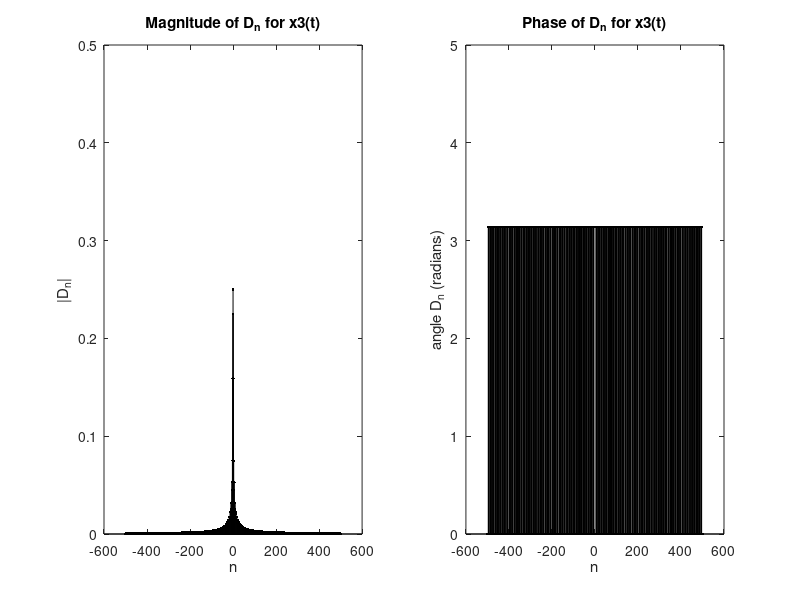

This chart was generated by the following MATLAB code:
%% A3 x1
n = [-3,-1,1,3]; 
D_n = [1/2, 1/4, 1/2, 1/4];

subplot(1,2,1); 
stem(n,abs(D_n),'.k');
xlabel('n'); 
ylabel('|D_n|');
title('Magnitude of D_n x1(t)')
ylim([0,1]);

subplot(1,2,2); 
stem(n,angle(D_n),'.k');
xlabel('n'); 
ylabel('angle D_n (radians)');
title('Phase of D_n x1(t)');
%% A3 x2
n = (-10:10); 
D_n(n==0) = 0.5; 
D_n(n~=0) = sin(pi/2 .* n(n~=0))./(pi .* n(n~=0));


subplot(1,2,1); 
stem(n,abs(D_n),'.k');
xlabel('n'); 
ylabel('|D_n|');
title('Magnitude of D_n for x2(t)')
ylim([0,0.75]);


subplot(1,2,2); 
stem(n,angle(D_n),'.k');
xlabel('n'); 
ylabel('angle D_n (radians)');
title('Phase of D_n for x2(t)')
ylim([0,5]);
%% A3 x3
n = (-10:10); 
D_n(n==0) = 0.25; 
D_n(n~=0) = sin(pi/4 .* n(n~=0))./(pi .* n(n~=0));


subplot(1,2,1); 
stem(n,abs(D_n),'.k'); %absolute value
xlabel('n'); 
ylabel('|D_n|');
title('Magnitude of D_n for x3(t)')
ylim([0,0.5]);


subplot(1,2,2); 
stem(n,angle(D_n),'.k'); %angle value 
xlabel('n'); 
ylabel('angle D_n (radians)');
title('Phase of D_n for x3(t)')
ylim([-0,5]);
%% A4 x1
% a)
n = (-5:5); 
D_n = 0.5.*(abs(n) == 3) + 0.25.*(abs(n) == 1);

subplot(1,2,1); 
stem(n,abs(D_n),'.k');
xlabel('n'); 
ylabel('|D_n|');
title('Magnitude of D_n x1(t)')
ylim([0,1]);

subplot(1,2,2); 
stem(n,angle(D_n),'.k');
xlabel('n'); 
ylabel('angle D_n (radians)');
title('Phase of D_n x1(t)');

%% b)
n = (-20:20); 
D_n = 0.5.*(abs(n) == 3) + 0.25.*(abs(n) == 1);

subplot(1,2,1); 
stem(n,abs(D_n),'.k');
xlabel('n'); 
ylabel('|D_n|');
title('Magnitude of D_n x1(t)')
ylim([0,1]);

subplot(1,2,2); 
stem(n,angle(D_n),'.k');
xlabel('n'); 
ylabel('angle D_n (radians)');
title('Phase of D_n x1(t)');

%% c)
n = (-50:50); 
D_n = 0.5.*(abs(n) == 3) + 0.25.*(abs(n) == 1);

subplot(1,2,1); 
stem(n,abs(D_n),'.k');
xlabel('n'); 
ylabel('|D_n|');
title('Magnitude of D_n x1(t)')
ylim([0,1]);

subplot(1,2,2); 
stem(n,angle(D_n),'.k');
xlabel('n'); 
ylabel('angle D_n (radians)');
title('Phase of D_n x1(t)');

%% d)
n = (-500:500); 
D_n = 0.5.*(abs(n) == 3) + 0.25.*(abs(n) == 1);

subplot(1,2,1); 
stem(n,abs(D_n),'.k');
xlabel('n'); 
ylabel('|D_n|');
title('Magnitude of D_n x1(t)')
ylim([0,1]);

subplot(1,2,2); 
stem(n,angle(D_n),'.k');
xlabel('n'); 
ylabel('angle D_n (radians)');
title('Phase of D_n x1(t)');
%% A4 Part 2
%a)

n = (-5:5); 
D_n = zeros(size(n));
D_n(n==0) = 0.5; 
D_n(n~=0) = sin(pi/2 .* n(n~=0))./(pi .* n(n~=0));

subplot(1,2,1); 
stem(n,abs(D_n),'.k');
xlabel('n'); 
ylabel('|D_n|');
title('Magnitude of D_n for x2(t)')
ylim([0,0.75]);


subplot(1,2,2); 
stem(n,angle(D_n),'.k');
xlabel('n'); 
ylabel('angle D_n (radians)');
title('Phase of D_n for x2(t)')
ylim([0,5]);

%% b)
n = (-20:20); 
D_n = zeros(size(n));
D_n(n==0) = 0.5; 
D_n(n~=0) = sin(pi/2 .* n(n~=0))./(pi .* n(n~=0));

subplot(1,2,1); 
stem(n,abs(D_n),'.k');
xlabel('n'); 
ylabel('|D_n|');
title('Magnitude of D_n for x2(t)')
ylim([0,0.75]);


subplot(1,2,2); 
stem(n,angle(D_n),'.k');
xlabel('n'); 
ylabel('angle D_n (radians)');
title('Phase of D_n for x2(t)')
ylim([0,5]);

%% c)
n = (-50:50); 
D_n = zeros(size(n));
D_n(n==0) = 0.5; 
D_n(n~=0) = sin(pi/2 .* n(n~=0))./(pi .* n(n~=0));

subplot(1,2,1); 
stem(n,abs(D_n),'.k');
xlabel('n'); 
ylabel('|D_n|');
title('Magnitude of D_n for x2(t)')
ylim([0,0.75]);


subplot(1,2,2); 
stem(n,angle(D_n),'.k');
xlabel('n'); 
ylabel('angle D_n (radians)');
title('Phase of D_n for x2(t)')
ylim([0,5]);


%% d)
n = (-500:500); 
D_n = zeros(size(n));
D_n(n==0) = 0.5; 
D_n(n~=0) = sin(pi/2 .* n(n~=0))./(pi .* n(n~=0));

subplot(1,2,1); 
stem(n,abs(D_n),'.k');
xlabel('n'); 
ylabel('|D_n|');
title('Magnitude of D_n for x2(t)')
ylim([0,0.75]);


subplot(1,2,2); 
stem(n,angle(D_n),'.k');
xlabel('n'); 
ylabel('angle D_n (radians)');
title('Phase of D_n for x2(t)')
ylim([0,5]);
%% A4 Part 3
%a)
n = (-5:5); 
D_n = zeros(size(n));
D_n(n==0) = 0.25; 
D_n(n~=0) = sin(pi/4 .* n(n~=0))./(pi .* n(n~=0));


subplot(1,2,1); 
stem(n,abs(D_n),'.k');
xlabel('n'); 
ylabel('|D_n|');
title('Magnitude of D_n for x3(t)')
ylim([0,0.5]);


subplot(1,2,2); 
stem(n,angle(D_n),'.k');
xlabel('n'); 
ylabel('angle D_n (radians)');
title('Phase of D_n for x3(t)')
ylim([-0,5]);

%% b)
n = (-20:20); 
D_n = zeros(size(n));
D_n(n==0) = 0.25; 
D_n(n~=0) = sin(pi/4 .* n(n~=0))./(pi .* n(n~=0));


subplot(1,2,1); 
stem(n,abs(D_n),'.k');
xlabel('n'); 
ylabel('|D_n|');
title('Magnitude of D_n for x3(t)')
ylim([0,0.5]);


subplot(1,2,2); 
stem(n,angle(D_n),'.k');
xlabel('n'); 
ylabel('angle D_n (radians)');
title('Phase of D_n for x3(t)')
ylim([-0,5]);

%% c)
n = (-50:50); 
D_n = zeros(size(n));
D_n(n==0) = 0.25; 
D_n(n~=0) = sin(pi/4 .* n(n~=0))./(pi .* n(n~=0));


subplot(1,2,1); 
stem(n,abs(D_n),'.k');
xlabel('n'); 
ylabel('|D_n|');
title('Magnitude of D_n for x3(t)')
ylim([0,0.5]);


subplot(1,2,2); 
stem(n,angle(D_n),'.k');
xlabel('n'); 
ylabel('angle D_n (radians)');
title('Phase of D_n for x3(t)')
ylim([-0,5]);

%% d)
n = (-500:500); 
D_n = zeros(size(n));
D_n(n==0) = 0.25; 
D_n(n~=0) = sin(pi/4 .* n(n~=0))./(pi .* n(n~=0));


subplot(1,2,1); 
stem(n,abs(D_n),'.k');
xlabel('n'); 
ylabel('|D_n|');
title('Magnitude of D_n for x3(t)')
ylim([0,0.5]);


subplot(1,2,2); 
stem(n,angle(D_n),'.k');
xlabel('n'); 
ylabel('angle D_n (radians)');
title('Phase of D_n for x3(t)')
ylim([-0,5]);
